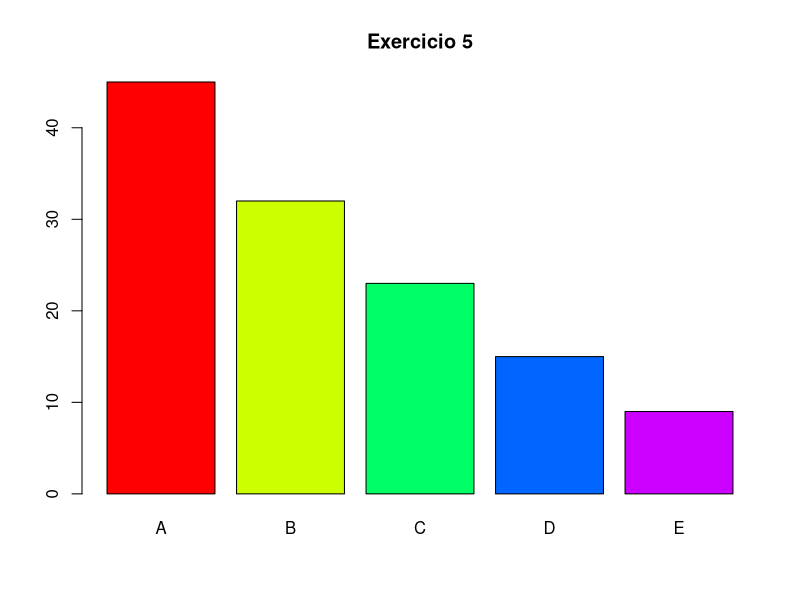

Write R code to recreate this figure.
#########EXERCÍCIO 5#########
#install.packages("readxl")
library(readxl)
quinto<-read_excel("dados/exercicio5.xls")

jpeg("Exercicio5.jpg")
barplot(quinto$Np, col = rainbow(length(quinto$Marcas)),
        names.arg = quinto$Marcas, main = "Exercicio 5")
dev.off()